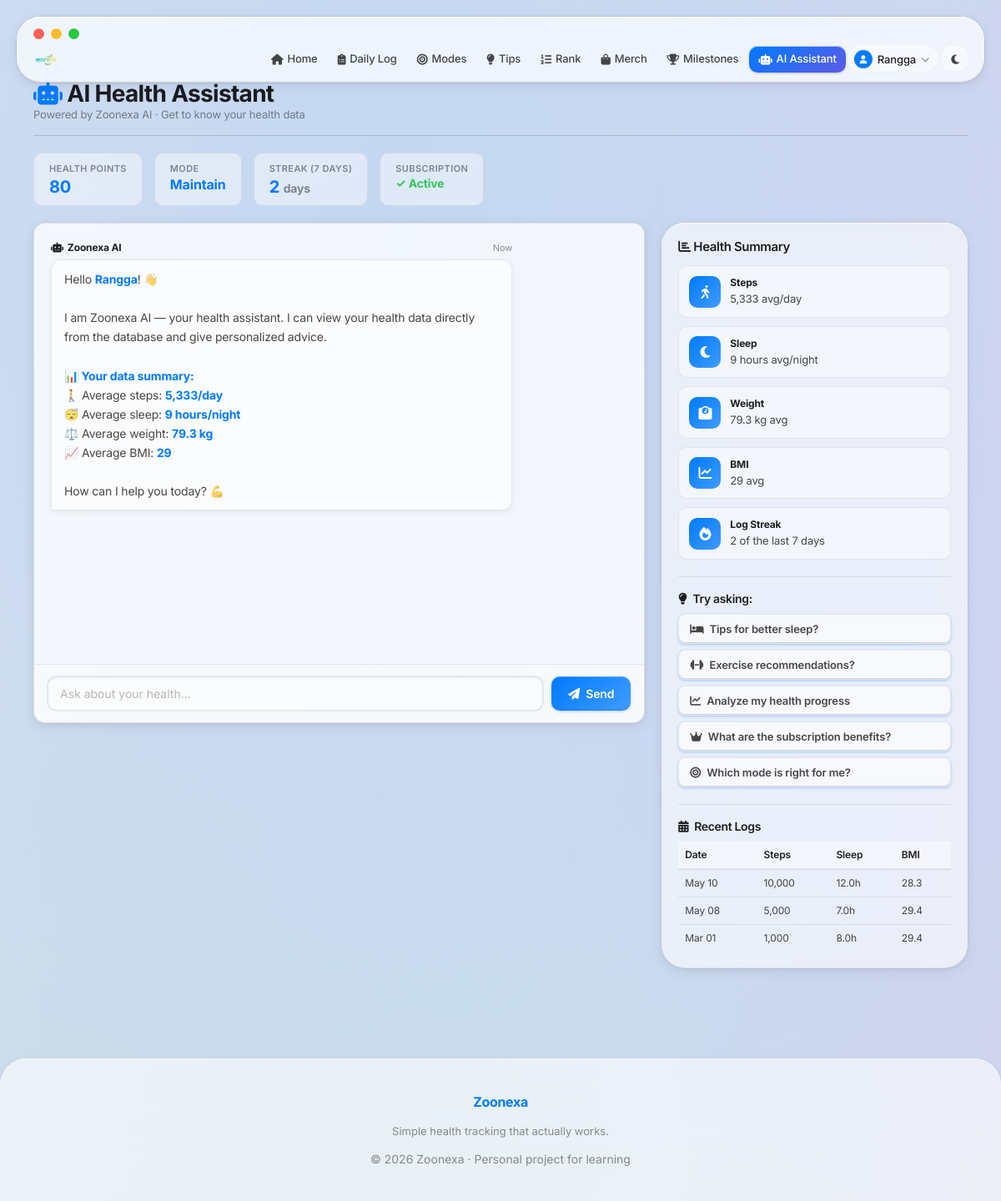
Page /chatbot.php (signed in) on the committed database.
### tables this page shows
CREATE TABLE `users` (
  `id` int(11) NOT NULL AUTO_INCREMENT,
  `username` varchar(50) NOT NULL,
  `role` enum('user','admin') DEFAULT 'user',
  `password_hash` varchar(255) NOT NULL,
  `health_mode` enum('maintain','bulking','cutting') DEFAULT 'maintain',
  `points` int(11) DEFAULT 0,
  `subscription_status` tinyint(1) DEFAULT 0,
  `created_at` timestamp NOT NULL DEFAULT current_timestamp(),
  `updated_at` timestamp NOT NULL DEFAULT current_timestamp() ON UPDATE current_timestamp(),
  PRIMARY KEY (`id`),
  UNIQUE KEY `username` (`username`)
);

CREATE TABLE `health_logs` (
  `id` int(11) NOT NULL AUTO_INCREMENT,
  `user_id` int(11) NOT NULL,
  `log_date` date NOT NULL,
  `steps` int(11) DEFAULT 0,
  `sleep_hours` float DEFAULT 0,
  `weight_kg` float DEFAULT 0,
  `bmi` float DEFAULT 0,
  `created_at` timestamp NOT NULL DEFAULT current_timestamp(),
  PRIMARY KEY (`id`),
  UNIQUE KEY `unique_log_per_day` (`user_id`,`log_date`),
  CONSTRAINT `health_logs_ibfk_1` FOREIGN KEY (`user_id`) REFERENCES `users` (`id`) ON DELETE CASCADE
);

### config.php (called while the page is built, shortened)
<?php
function e($string) {
    return htmlspecialchars($string ?? '', ENT_QUOTES, 'UTF-8');
}
?>

### chatbot.php (the view, shortened to what this page needs)
<?php
require 'config.php';
$user_id = $_SESSION['user_id'];
function getUserChatbotData($user_id) {
    global $mysqli;
    $userData = [
        'username'            => 'User',
        'health_mode'         => 'maintain',
        'points'              => 0,
        'subscription_active' => false,
    ];
    $stmt = $mysqli->prepare("
        SELECT username, health_mode, points, subscription_status
        FROM users
        WHERE id = ?
    ");
    if ($stmt) {
        $stmt->bind_param("i", $user_id);
        $stmt->execute();
        $row = $stmt->get_result()->fetch_assoc();
        if ($row) {
            $userData['username']            = $row['username'] ?? 'User';
            $userData['health_mode']         = $row['health_mode'] ?? 'maintain';
            $userData['points']              = (int)($row['points'] ?? 0);
            $userData['subscription_active'] = (bool)($row['subscription_status'] ?? false);
        }
    }
    return $userData;
}
function getUserHealthData($user_id) {
    global $mysqli;
    $healthData = [
        'recent_logs' => [],
        'averages'    => [],
        'streak'      => 0,
    ];
    $stmt = $mysqli->prepare("
        SELECT log_date, steps, sleep_hours, weight_kg, bmi
        FROM health_logs
        WHERE user_id = ?
        ORDER BY log_date DESC
        LIMIT 7
    ");
    if ($stmt) {
        $stmt->bind_param("i", $user_id);
        $stmt->execute();
        $healthData['recent_logs'] = $stmt->get_result()->fetch_all(MYSQLI_ASSOC);
    }
    $stmt = $mysqli->prepare("
        SELECT
            ROUND(AVG(steps))       as avg_steps,
            ROUND(AVG(sleep_hours), 1) as avg_sleep,
            ROUND(AVG(weight_kg), 1)   as avg_weight,
            ROUND(AVG(bmi), 1)         as avg_bmi,
            COUNT(*)                   as total_logs
        FROM health_logs
        WHERE user_id = ?
    ");
    if ($stmt) {
        $stmt->bind_param("i", $user_id);
        $stmt->execute();
        $row = $stmt->get_result()->fetch_assoc();
        if ($row && $row['total_logs'] > 0) {
            $healthData['averages'] = [
                'steps'      => (int)($row['avg_steps'] ?? 0),
                'sleep'      => (float)($row['avg_sleep'] ?? 0),
                'weight_kg'  => (float)($row['avg_weight'] ?? 0),
                'bmi'        => (float)($row['avg_bmi'] ?? 0),
                'total_logs' => (int)($row['total_logs'] ?? 0),
            ];
        }
    }
    $stmt = $mysqli->prepare("
        SELECT COUNT(*) as streak
        FROM health_logs
        WHERE user_id = ? AND log_date >= DATE_SUB(CURDATE(), INTERVAL 7 DAY)
    ");
    if ($stmt) {
        $stmt->bind_param("i", $user_id);
        $stmt->execute();
        $row = $stmt->get_result()->fetch_assoc();
        $healthData['streak'] = (int)($row['streak'] ?? 0);
    }
    return $healthData;
}
$userData   = getUserChatbotData($user_id);
$healthData = getUserHealthData($user_id);
$rateLimited = $_SESSION['chat_rate']['count'] >= 30;
include 'header.php';
?>
<section class="page-section">
  <div class="page-header">
    <div>
      <h1><i class="fas fa-robot" style="color: var(--primary);"></i> AI Health Assistant</h1>
      <p class="muted">Powered by Zoonexa AI · Get to know your health data</p>
    </div>
  </div>
  <div class="chatbot-stats-row" style="margin-bottom: 20px;">
    <div class="stat-pill">
      <span class="pill-label">Health Points</span>
      <span class="pill-value"><?php echo number_format($userData['points']); ?></span>
    </div>
    <div class="stat-pill">
      <span class="pill-label">Mode</span>
      <span class="pill-value" style="font-size: 16px; text-transform: capitalize;"><?php echo e($userData['health_mode']); ?></span>
    </div>
    <div class="stat-pill">
      <span class="pill-label">Streak (7 days)</span>
      <span class="pill-value"><?php echo $healthData['streak']; ?> <span style="font-size:14px;color:var(--text-muted)">days</span></span>
    </div>
    <div class="stat-pill">
      <span class="pill-label">Subscription</span>
      <span class="pill-value" style="font-size:14px; color: <?php echo $userData['subscription_active'] ? 'var(--success)' : 'var(--warning)'; ?>;">
        <?php echo $userData['subscription_active'] ? '✓ Active' : '✗ Free'; ?>
      </span>
    </div>
  </div>
  <div class="chatbot-layout">
    <div class="chat-container">
      <div class="chat-messages" id="chatContainer">
        <div class="message bot-message">
          <div class="message-header">
            <strong><i class="fas fa-robot"></i> Zoonexa AI</strong>
            <span class="message-time">Now</span>
          </div>
          <div class="message-content">
            Hello <strong><?php echo e($userData['username']); ?></strong>! 👋<br><br>
            I am Zoonexa AI — your health assistant. I can view your health data directly from the database and give personalized advice.<br><br>
            <?php if (!empty($healthData['averages'])): ?>
              <strong>📊 Your data summary:</strong><br>
              🚶 Average steps: <strong><?php echo number_format($healthData['averages']['steps']); ?>/day</strong><br>
              😴 Average sleep: <strong><?php echo $healthData['averages']['sleep']; ?> hours/night</strong><br>
              ⚖️ Average weight: <strong><?php echo $healthData['averages']['weight_kg']; ?> kg</strong><br>
              📈 Average BMI: <strong><?php echo $healthData['averages']['bmi']; ?></strong><br><br>
            <?php else: ?>
              You don't have any health data yet. <a href="health_log.php">Start your first log!</a><br><br>
            <?php endif; ?>
            How can I help you today? 💪
          </div>
        </div>
      </div>
      <form method="POST" action="" class="chat-input-area" id="chatForm">
        <input
          type="text"
          name="message"
          id="messageInput"
          placeholder="Ask about your health..."
          autocomplete="off"
          autofocus
          required
          <?php echo $rateLimited ? 'disabled' : ''; ?>
        >
        <button type="submit" id="sendButton" <?php echo $rateLimited ? 'disabled' : ''; ?>>
          <i class="fas fa-paper-plane"></i>
          <span>Send</span>
        </button>
      </form>
    </div>
    <div class="card" style="padding: 20px;">
      <h3 style="font-size: 15px; margin-bottom: 4px;"><i class="fas fa-chart-bar"></i> Health Summary</h3>
      <div class="health-summary">
        <?php if (!empty($healthData['averages'])): ?>
          <div class="health-metric">
            <div class="metric-icon"><i class="fas fa-walking"></i></div>
            <div class="metric-info">
              <strong>Steps</strong>
              <p class="metric-value"><?php echo number_format($healthData['averages']['steps']); ?> avg/day</p>
            </div>
          </div>
          <div class="health-metric">
            <div class="metric-icon"><i class="fas fa-moon"></i></div>
            <div class="metric-info">
              <strong>Sleep</strong>
              <p class="metric-value"><?php echo $healthData['averages']['sleep']; ?> hours avg/night</p>
            </div>
          </div>
          <div class="health-metric">
            <div class="metric-icon"><i class="fas fa-weight"></i></div>
            <div class="metric-info">
              <strong>Weight</strong>
              <p class="metric-value"><?php echo $healthData['averages']['weight_kg']; ?> kg avg</p>
            </div>
          </div>
          <div class="health-metric">
            <div class="metric-icon"><i class="fas fa-chart-line"></i></div>
            <div class="metric-info">
              <strong>BMI</strong>
              <p class="metric-value"><?php echo $healthData['averages']['bmi']; ?> avg</p>
            </div>
          </div>
          <div class="health-metric">
            <div class="metric-icon"><i class="fas fa-fire"></i></div>
            <div class="metric-info">
              <strong>Log Streak</strong>
              <p class="metric-value"><?php echo $healthData['streak']; ?> of the last 7 days</p>
            </div>
          </div>
        <?php endif; ?>
      </div>
      <div class="quick-questions">
        <h4><i class="fas fa-lightbulb"></i> Try asking:</h4>
        <div class="question-buttons">
          <?php
          $quickQuestions = [
            ['fas fa-bed',        'Tips for better sleep?'],
            ['fas fa-dumbbell',   'Exercise recommendations?'],
            ['fas fa-chart-line', 'Analyze my health progress'],
            ['fas fa-crown',      'What are the subscription benefits?'],
            ['fas fa-bullseye',   'Which mode is right for me?'],
          ];
          foreach ($quickQuestions as $q):
          ?>
          <form method="POST" action="" style="margin: 0;">
            <button type="submit" class="question-btn">
              <i class="fas <?php echo $q[0]; ?>"></i> <?php echo e($q[1]); ?>
            </button>
          </form>
          <?php endforeach; ?>
        </div>
      </div>
      <?php if (!empty($healthData['recent_logs'])): ?>
      <div class="recent-logs">
        <h4><i class="fas fa-calendar-alt"></i> Recent Logs</h4>
        <div class="logs-table">
          <table>
            <thead>
              <tr>
                <th>Date</th>
                <th>Steps</th>
                <th>Sleep</th>
                <th>BMI</th>
              </tr>
            </thead>
            <tbody>
              <?php foreach (array_slice($healthData['recent_logs'], 0, 5) as $log): ?>
              <tr>
                <td><?php echo date('M d', strtotime($log['log_date'])); ?></td>
                <td><?php echo number_format($log['steps'] ?? 0); ?></td>
                <td><?php echo number_format($log['sleep_hours'] ?? 0, 1); ?>h</td>
                <td><?php echo number_format($log['bmi'] ?? 0, 1); ?></td>
              </tr>
              <?php endforeach; ?>
            </tbody>
          </table>
        </div>
      </div>
      <?php endif; ?>
    </div>
  </div>
</section>
<?php include 'footer.php'; ?>

### style.css (style rules this page uses)
:root { --primary: #007AFF; --primary-dark: #0064D2; --primary-light: #409CFF; --secondary: #5E5CE6; --accent: #FF375F; --bg-wall: #E8EAF0; --bg-window: rgba(246, 246, 248, 0.75); --bg-sidebar: rgba(240, 240, 245, 0.80); --bg-toolbar: rgba(255, 255, 255, 0.72); --bg-card: rgba(255, 255, 255, 0.60); --bg-secondary: rgba(255, 255, 255, 0.45); --bg-main: transparent; --bg-control: rgba(255, 255, 255, 0.55); --text-dark: rgba(0, 0, 0, 0.88); --text-body: rgba(0, 0, 0, 0.72); --text-muted: rgba(0, 0, 0, 0.44); --text-placeholder: rgba(0, 0, 0, 0.28); --border: rgba(0, 0, 0, 0.08); --border-strong: rgba(0, 0, 0, 0.15); --danger: #FF3B30; --warning: #FF9500; --success: #34C759; --info: #32ADE6; --cyan: #5AC8FA; --shadow-xs: 0 1px 2px rgba(0,0,0,0.06); --shadow-sm: 0 2px 8px rgba(0,0,0,0.06), 0 1px 2px rgba(0,0,0,0.04); --shadow-md: 0 4px 16px rgba(0,0,0,0.08), 0 2px 6px rgba(0,0,0,0.04); --shadow-lg: 0 8px 32px rgba(0,0,0,0.12), 0 4px 12px rgba(0,0,0,0.06); --shadow-xl: 0 16px 56px rgba(0,0,0,0.18), 0 8px 24px rgba(0,0,0,0.08); --rim-light: inset 0 1px 0 rgba(255,255,255,0.80), inset 0 -1px 0 rgba(0,0,0,0.06); --rim-light-nested: inset 0 1px 0 rgba(255,255,255,0.70), inset 0 -1px 0 rgba(0,0,0,0.04); --rim-strong: inset 0 1.5px 0 rgba(255,255,255,0.90), inset 0 -1.5px 0 rgba(0,0,0,0.10); --spring: cubic-bezier(0.4, 0, 0.2, 1); --bounce: cubic-bezier(0.34, 1.56, 0.64, 1); --radius-xs: 6px; --radius-sm: 10px; --radius-md: 14px; --radius-lg: 20px; --radius-xl: 28px; --radius-pill: 100px; --mac-close: #FF5F57; --mac-minimize: #FEBC2E; --mac-maximize: #28C840; }
* { box-sizing: border-box; margin: 0; padding: 0; }
html { background: var(--bg-wall, #E8EAF0); min-height: 100vh; }
body { font-family: 'Inter', system-ui, -apple-system, BlinkMacSystemFont, 'Helvetica Neue', Arial, sans-serif; font-feature-settings: 'cv01', 'cv02', 'cv03', 'cv04', 'ss01'; -webkit-font-smoothing: antialiased; -moz-osx-font-smoothing: grayscale; text-rendering: optimizeLegibility; background: radial-gradient(ellipse at 20% 10%, rgba(120, 180, 255, 0.25) 0px, transparent 55%), radial-gradient(ellipse at 80% 20%, rgba(180, 130, 255, 0.20) 0px, transparent 50%), radial-gradient(ellipse at 90% 80%, rgba(255, 100, 130, 0.18) 0px, transparent 55%), radial-gradient(ellipse at 10% 85%, rgba(80, 200, 160, 0.18) 0px, transparent 50%), radial-gradient(ellipse at 50% 50%, rgba(200, 220, 255, 0.15) 0px, transparent 70%), #dde3ee; background-size: 200% 200%; animation: meshGradient 28s ease-in-out infinite alternate; background-attachment: fixed; color: var(--text-body); line-height: 1.5; font-size: 14px; font-weight: 400; letter-spacing: -0.011em; transition: color 0.3s ease; }
h1, h2, h3, h4, h5, h6 { color: var(--text-dark); font-weight: 700; line-height: 1.15; margin-bottom: 10px; letter-spacing: -0.025em; }
h1 { font-size: 28px; font-weight: 700; }
h3 { font-size: 17px; font-weight: 600; }
h4 { font-size: 15px; font-weight: 600; margin-bottom: 6px; }
.muted { color: var(--text-muted); font-size: 13px; }
.page-section { width: 100%; }
.card { background: var(--bg-window); backdrop-filter: blur(40px) saturate(1.6); -webkit-backdrop-filter: blur(40px) saturate(1.6); border-radius: var(--radius-xl); padding: 24px; box-shadow: var(--rim-light), var(--shadow-md), 0 0 0 0.5px var(--border); border: none; transition: transform 0.3s var(--spring), box-shadow 0.3s var(--spring); position: relative; z-index: 10; }
input, select, textarea { padding: 9px 14px; border-radius: var(--radius-sm); border: none; background: var(--bg-control); color: var(--text-dark); font-size: 13px; font-family: inherit; font-weight: 400; box-shadow: inset 0 1px 2px rgba(0,0,0,0.08), 0 0 0 0.5px var(--border-strong); transition: box-shadow 0.2s ease; }
input::placeholder { color: var(--text-placeholder); }
button, .btn { padding: 9px 20px; border-radius: var(--radius-sm); border: none; background: var(--primary); color: white; font-weight: 600; font-size: 13px; letter-spacing: -0.01em; cursor: pointer; transition: all 0.2s var(--spring); font-family: inherit; box-shadow: inset 0 1px 0 rgba(255,255,255,0.25), inset 0 -1px 0 rgba(0,0,0,0.15), 0 1px 3px rgba(0, 122, 255, 0.35); }
.page-header { display: flex; justify-content: space-between; align-items: flex-end; gap: 14px; margin-bottom: 20px; padding-bottom: 14px; border-bottom: 0.5px solid var(--border-strong); }
.page-header h1, .page-header h2 { margin-bottom: 0; }

### rows in the picture
users: points "80", health_mode "Maintain", username "Rangga"
health_logs: log_date "May 10", steps "10,000", sleep_hours "12.0", bmi "28.3"
health_logs: log_date "May 08", steps "5,000", sleep_hours "7.0", bmi "29.4"
health_logs: log_date "Mar 01", steps "1,000", sleep_hours "8.0", bmi "29.4"

### other values in the picture
$_SESSION['username'] "Rangga"
$healthData['streak'] "2"
$healthData['averages']['steps'] "5,333"
$healthData['averages']['sleep'] "9"
$healthData['averages']['weight_kg'] "79.3"
$healthData['averages']['bmi'] "29"
$q[1] "Tips for better sleep?"
$q[1] "Exercise recommendations?"
$q[1] "Analyze my health progress"
$q[1] "What are the subscription benefits?"
$q[1] "Which mode is right for me?"
